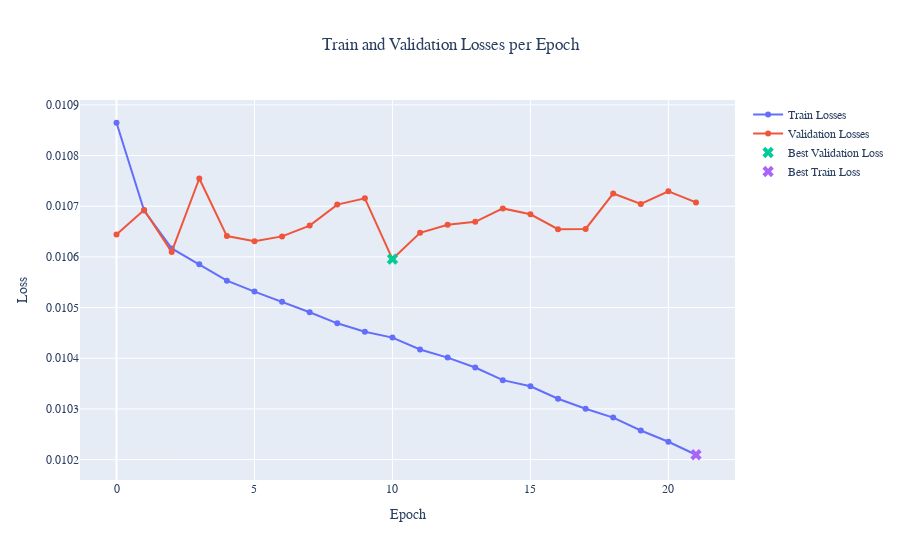

Source (notebook cell):
### Code cell
from utils.interactive import plot_interactive_epoch_losses
plot_interactive_epoch_losses(trn_epoch_losses, val_epoch_losses)

### Figure 1 — Plotly figure (JSON) as saved in the notebook; plotly's stock layout.template omitted (floating-point values rounded to 4 significant figures)
{"data": [{"mode": "lines+markers", "name": "Train Losses", "type": "scatter", "y": [0.01086, 0.01069, 0.01062, 0.01059, 0.01055, 0.01053, 0.01051, 0.01049, 0.01047, 0.01045, 0.01044, 0.01042, 0.0104, 0.01038, 0.01036, 0.01034, 0.01032, 0.0103, 0.01028, 0.01026, 0.01024, 0.01021]}, {"mode": "lines+markers", "name": "Validation Losses", "type": "scatter", "y": [0.01064, 0.01069, 0.01061, 0.01075, 0.01064, 0.01063, 0.01064, 0.01066, 0.0107, 0.01072, 0.0106, 0.01065, 0.01066, 0.01067, 0.0107, 0.01068, 0.01065, 0.01066, 0.01073, 0.0107, 0.01073, 0.01071]}, {"marker": {"size": 10, "symbol": "x"}, "mode": "markers", "name": "Best Validation Loss", "type": "scatter", "x": [10], "y": [0.0106]}, {"marker": {"size": 10, "symbol": "x"}, "mode": "markers", "name": "Best Train Loss", "type": "scatter", "x": [21], "y": [0.01021]}], "layout": {"font": {"family": "STIXGeneral"}, "title": {"text": "Train and Validation Losses per Epoch", "x": 0.5}, "xaxis": {"title": {"text": "Epoch"}}, "yaxis": {"title": {"text": "Loss"}}}}
